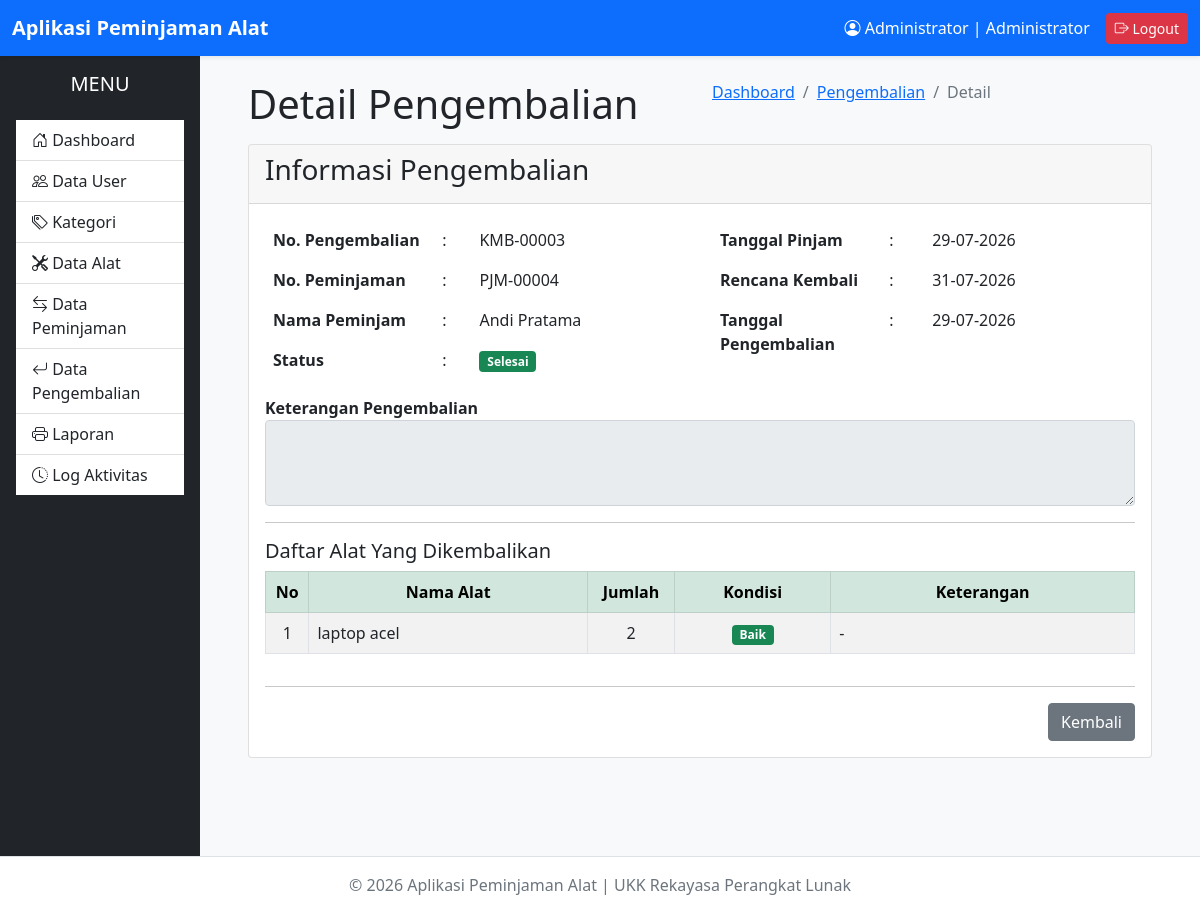
The page /administrator/pengembalian/detail.php?id=3 (signed in) on the database its author committed.
### tables this page shows
CREATE TABLE `pengembalian` (
  `id_pengembalian` int(11) NOT NULL,
  `id_peminjaman` int(11) NOT NULL,
  `tanggal_pengembalian` date NOT NULL,
  `kondisi_kembali` enum('Baik','Rusak Ringan','Rusak Berat') DEFAULT 'Baik',
  `keterangan` text DEFAULT NULL,
  `created_at` timestamp NOT NULL DEFAULT current_timestamp(),
  `updated_at` timestamp NOT NULL DEFAULT current_timestamp() ON UPDATE current_timestamp()
);

CREATE TABLE `peminjaman` (
  `id_peminjaman` int(11) NOT NULL,
  `id_user` int(11) NOT NULL,
  `tanggal_pinjam` date NOT NULL,
  `tanggal_kembali` date NOT NULL,
  `status` enum('Menunggu','Disetujui','Ditolak','Dipinjam','Selesai') DEFAULT 'Menunggu',
  `created_at` timestamp NOT NULL DEFAULT current_timestamp(),
  `updated_at` timestamp NOT NULL DEFAULT current_timestamp() ON UPDATE current_timestamp()
);

CREATE TABLE `users` (
  `id_user` int(11) NOT NULL,
  `nama_lengkap` varchar(100) NOT NULL,
  `username` varchar(50) NOT NULL,
  `password` varchar(255) NOT NULL,
  `level` enum('Administrator','Petugas','Peminjam') NOT NULL,
  `status` enum('Aktif','Tidak Aktif') DEFAULT 'Aktif',
  `created_at` timestamp NOT NULL DEFAULT current_timestamp(),
  `updated_at` timestamp NOT NULL DEFAULT current_timestamp() ON UPDATE current_timestamp()
);

CREATE TABLE `detail_pengembalian` (
  `id_detail_pengembalian` int(11) NOT NULL,
  `id_pengembalian` int(11) NOT NULL,
  `id_alat` int(11) NOT NULL,
  `jumlah` int(11) NOT NULL,
  `kondisi` enum('Baik','Rusak Ringan','Rusak Berat','Hilang') NOT NULL,
  `keterangan` text DEFAULT NULL
);

CREATE TABLE `alat` (
  `id_alat` int(11) NOT NULL,
  `id_kategori` int(11) NOT NULL,
  `nama_alat` varchar(150) NOT NULL,
  `stok` int(11) NOT NULL DEFAULT 0,
  `kondisi` enum('Baik','Rusak Ringan','Rusak Berat') DEFAULT 'Baik',
  `lokasi` varchar(100) DEFAULT NULL,
  `foto` varchar(255) DEFAULT NULL,
  `created_at` timestamp NOT NULL DEFAULT current_timestamp(),
  `updated_at` timestamp NOT NULL DEFAULT current_timestamp() ON UPDATE current_timestamp()
);

### administrator/pengembalian/detail.php (the view, shortened to what this page needs)
<?php
require "../../config/database.php";
$idPengembalian = isset($_GET['id'])
    ? (int) $_GET['id']
    : 0;
$sql = "
SELECT
    pg.id_pengembalian,
    pg.tanggal_pengembalian,
    pg.keterangan,
    p.id_peminjaman,
    p.tanggal_pinjam,
    p.tanggal_kembali,
    p.status,
    u.nama_lengkap
FROM pengembalian pg
INNER JOIN peminjaman p
ON pg.id_peminjaman = p.id_peminjaman
INNER JOIN users u
ON p.id_user = u.id_user
WHERE
pg.id_pengembalian = ?
LIMIT 1
";
$stmt = $conn->prepare($sql);
$stmt->bind_param(
    "i",
    $idPengembalian
);
$stmt->execute();
$data = $stmt->get_result()->fetch_assoc();
$sql = "
SELECT
    dp.id_detail_pengembalian,
    dp.id_alat,
    dp.jumlah,
    dp.kondisi,
    dp.keterangan,
    a.nama_alat
FROM detail_pengembalian dp
INNER JOIN alat a
ON dp.id_alat = a.id_alat
WHERE
dp.id_pengembalian = ?
ORDER BY
a.nama_alat ASC
";
$stmt = $conn->prepare($sql);
$stmt->bind_param(
    "i",
    $idPengembalian
);
$stmt->execute();
$resultDetail = $stmt->get_result();
?>
<!DOCTYPE html>
<html lang="id">
<head>
    <?php include "../../layouts/header.php"; ?>
</head>
<body>
    <div class="wrapper">
        <?php include '../../layouts/navbar.php'; ?>
        <?php include '../../layouts/sidebar.php'; ?>
        <div class="content-wrapper">
            <section class="content-header">
                <div class="container-fluid">
                    <div class="row mb-2">
                        <div class="col-sm-6">
                            <h1>
                                Detail Pengembalian
                            </h1>
                        </div>
                        <div class="col-sm-6">
                            <ol class="breadcrumb float-sm-right">
                                <li class="breadcrumb-item">
                                    <a href="../dashboard/index.php">
                                        Dashboard
                                    </a>
                                </li>
                                <li class="breadcrumb-item">
                                    <a href="index.php">
                                        Pengembalian
                                    </a>
                                </li>
                                <li class="breadcrumb-item active">
                                    Detail
                                </li>
                            </ol>
                        </div>
                    </div>
                </div>
            </section>
            <section class="content">
                <div class="container-fluid">
                    <div class="card card-success">
                        <div class="card-header">
                            <h3 class="card-title">
                                Informasi Pengembalian
                            </h3>
                        </div>
                        <div class="card-body">
                            <div class="row">
                                <div class="col-md-6">
                                    <table class="table table-borderless">
                                        <tr>
                                            <th width="40%">
                                                No. Pengembalian
                                            </th>
                                            <td>
                                                :
                                            </td>
                                            <td>
                                                <?= 'KMB-' . str_pad($data['id_pengembalian'], 5, '0', STR_PAD_LEFT)
                                                ?>
                                            </td>
                                        </tr>
                                        <tr>
                                            <th>
                                                No. Peminjaman
                                            </th>
                                            <td>
                                                :
                                            </td>
                                            <td>
                                                <?= 'PJM-' . str_pad($data['id_peminjaman'], 5, '0', STR_PAD_LEFT)
                                                ?>
                                            </td>
                                        </tr>
                                        <tr>
                                            <th>
                                                Nama Peminjam
                                            </th>
                                            <td>
                                                :
                                            </td>
                                            <td>
                                                <?= htmlspecialchars($data['nama_lengkap']) ?>
                                            </td>
                                        </tr>
                                        <tr>
                                            <th>
                                                Status
                                            </th>
                                            <td>
                                                :
                                            </td>
                                            <td>
                                                <span class="badge bg-success">
                                                    <?= htmlspecialchars($data['status']) ?>
                                                </span>
                                            </td>
                                        </tr>
                                    </table>
                                </div>
                                <div class="col-md-6">
                                    <table class="table table-borderless">
                                        <tr>
                                            <th width="40%">
                                                Tanggal Pinjam
                                            </th>
                                            <td>
                                                :
                                            </td>
                                            <td>
                                                <?= date('d-m-Y', strtotime($data['tanggal_pinjam'])) ?>
                                            </td>
                                        </tr>
                                        <tr>
                                            <th>
                                                Rencana Kembali
                                            </th>
                                            <td>
                                                :
                                            </td>
                                            <td>
                                                <?= date('d-m-Y', strtotime($data['tanggal_kembali'])) ?>
                                            </td>
                                        </tr>
                                        <tr>
                                            <th>
                                                Tanggal Pengembalian
                                            </th>
                                            <td>
                                                :
                                            </td>
                                            <td>
                                                <?= date('d-m-Y', strtotime($data['tanggal_pengembalian'])) ?>
                                            </td>
                                        </tr>
                                    </table>
                                </div>
                            </div>
                            <div class="mb-3">
                                <label>
                                    <strong>
                                        Keterangan Pengembalian
                                    </strong>
                                </label>
                                <textarea class="form-control" rows="3" readonly><?= htmlspecialchars($data['keterangan']) ?></textarea>
                            </div>
                            <hr>
                            <h5>
                                Daftar Alat Yang Dikembalikan
                            </h5>
                            <div class="table-responsive">
                                <table class="table table-bordered table-hover table-striped">
                                    <thead class="table-success text-center">
                                        <tr>
                                            <th width="5%">No</th>
                                            <th>Nama Alat</th>
                                            <th width="10%">Jumlah</th>
                                            <th width="18%">Kondisi</th>
                                            <th>Keterangan</th>
                                        </tr>
                                    </thead>
                                    <tbody>
                                        <?php
        $no = 1;
        while ($row = $resultDetail->fetch_assoc()) :
        ?>
                                        <tr>
                                            <td class="text-center">
                                                <?= $no++ ?>
                                            </td>
                                            <td>
                                                <?= htmlspecialchars($row['nama_alat']) ?>
                                            </td>
                                            <td class="text-center">
                                                <?= $row['jumlah'] ?>
                                            </td>
                                            <td class="text-center">
                                                <?php
                                                switch ($row['kondisi']) {
                                                    case 'Baik':
                                                        echo '<span class="badge bg-success">Baik</span>';
                                                        break;
                                                }
                                                ?>
                                            </td>
                                            <td>
                                                <?= !empty($row['keterangan']) ? htmlspecialchars($row['keterangan']) : '-' ?>
                                            </td>
                                        </tr>
                                        <?php endwhile; ?>
                                    </tbody>
                                </table>
                            </div>
                            <hr>
                            <div class="d-flex justify-content-end">
                                <a href="index.php" class="btn btn-secondary">
                                    Kembali
                                </a>
                            </div>
                        </div>
                    </div>
                </div>
            </section>
        </div>
        <?php include '../../layouts/footer.php'; ?>
</body>
</html>

### rows shown on the page
pengembalian: id_pengembalian "00003", id_peminjaman.id_peminjaman "00004", users.nama_lengkap "Andi Pratama", id_peminjaman.status "Selesai", id_peminjaman.tanggal_pinjam "29-07-2026", id_peminjaman.tanggal_kembali "31-07-2026", tanggal_pengembalian "29-07-2026"
detail_pengembalian: id_alat.nama_alat "laptop acel", jumlah "2", kondisi "Baik"

### other values the page prints
$_SESSION['nama_lengkap'] "Administrator"
$_SESSION['level'] "Administrator"
